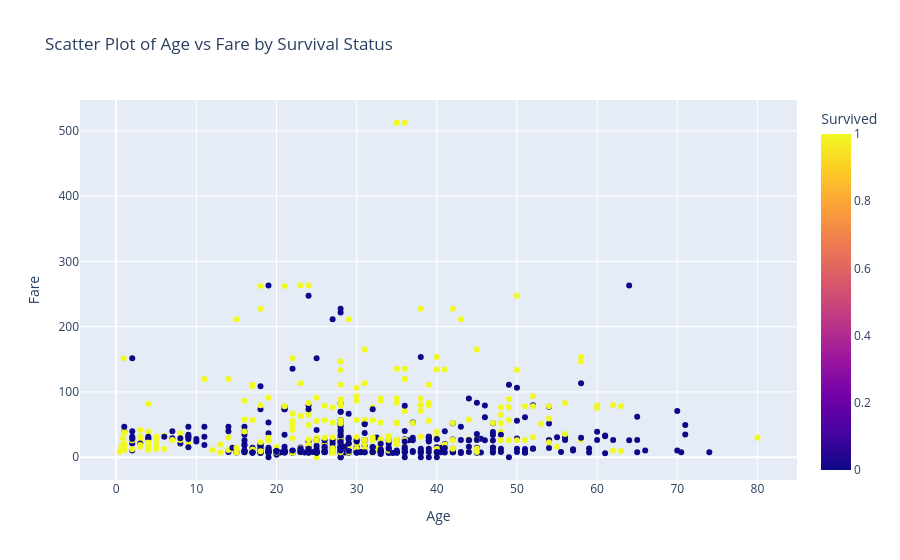

Write notebook code for a chart like this one.
### Code cell
px.scatter(df, x="Age", y="Fare", color="Survived", title="Scatter Plot of Age vs Fare by Survival Status")

### Figure 1 — Plotly figure (JSON) as saved in the notebook; plotly's stock layout.template omitted (floating-point values rounded to 4 significant figures; data arrays with more than 128 entries replaced by an {"elided": "..."} marker saying what was removed)
{"data": [{"hovertemplate": "Age=%{x}<br>Fare=%{y}<br>Survived=%{marker.color}<extra></extra>", "legendgroup": "", "marker": {"color": {"elided": "775 int values"}, "coloraxis": "coloraxis", "symbol": "circle"}, "mode": "markers", "name": "", "orientation": "v", "showlegend": false, "type": "scatter", "x": {"elided": "775 float values"}, "xaxis": "x", "y": {"elided": "775 float values"}, "yaxis": "y"}], "layout": {"coloraxis": {"colorbar": {"title": {"text": "Survived"}}, "colorscale": [[0, "#0d0887"], [0.1111, "#46039f"], [0.2222, "#7201a8"], [0.3333, "#9c179e"], [0.4444, "#bd3786"], [0.5556, "#d8576b"], [0.6667, "#ed7953"], [0.7778, "#fb9f3a"], [0.8889, "#fdca26"], [1, "#f0f921"]]}, "legend": {"tracegroupgap": 0}, "title": {"text": "Scatter Plot of Age vs Fare by Survival Status"}, "xaxis": {"anchor": "y", "domain": [0, 1], "title": {"text": "Age"}}, "yaxis": {"anchor": "x", "domain": [0, 1], "title": {"text": "Fare"}}}}
